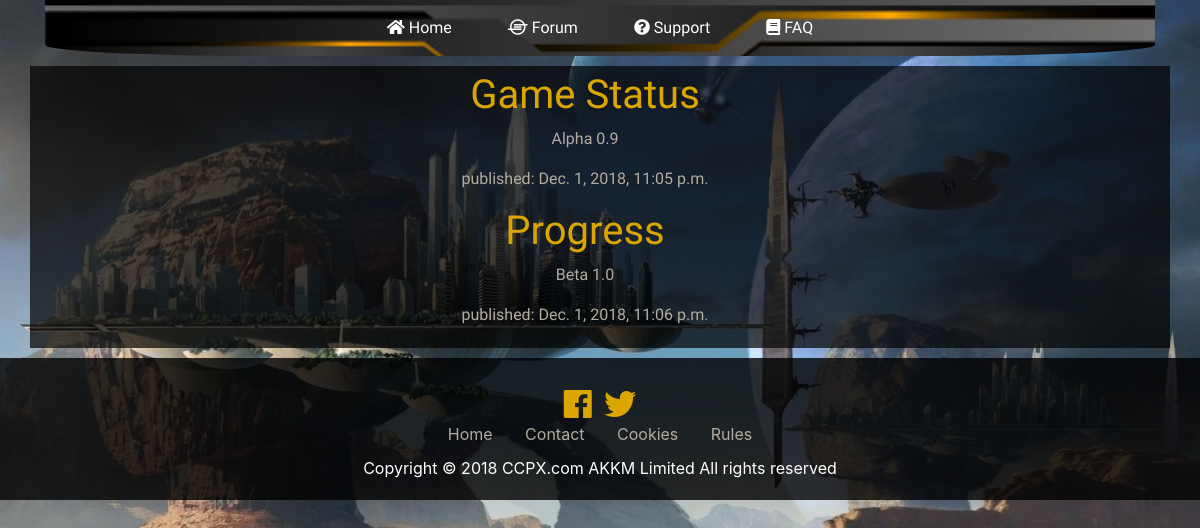
The app's page /forum/ with its own data.
### mainPage/models.py (models this page shows, shortened)
class Post(models.Model):
    author = models.ForeignKey('auth.User', on_delete=models.CASCADE)
    title = models.CharField(max_length=200)
    text = models.TextField()
    comments = models.ManyToManyField(Comment, blank=True)
    created_date = models.DateTimeField(default=timezone.now)
    published_date = models.DateTimeField(blank=True, null=True)

### mainPage/views.py (the view)
# urls.py: path('forum/', views.show_forum, name='show_forum'),
def show_forum(request):
    posts = Post.objects.filter(published_date__lte=timezone.now()).order_by('published_date')
    return render(request, 'forum.html', {'posts': posts})

### mainPage/templates/forum.html (shortened to what this page needs)
<!doctype html>
<html lang="en">
<head>
    {% load static %}
    <link rel="stylesheet" href="https://stackpath.bootstrapcdn.com/bootstrap/4.1.3/css/bootstrap.min.css">
    <link rel="stylesheet" href="{% static 'mainPage/mainPageCss.css' %}" type="text/css">
    <link rel="stylesheet" href="https://use.fontawesome.com/releases/v5.5.0/css/all.css">
</head>
<body>
    <div class="container">
        <nav class="navbar navbar-expand-md navbar-dark center">
            <div class="custom-center">
                <div class="collapse navbar-collapse" id="navbarNav">
                    <ul class="navbar-nav">
                        <li class="nav-item active">
                            <a class="nav-link " href="../"><i class="fas fa-home"></i> Home</a>
                        </li>
                        <li class="nav-item active">
                            <a class="nav-link" href="../forum/"><i class="fab fa-ioxhost"></i> Forum</a>
                        </li>
                        <li class="nav-item active">
                            <a class="nav-link" href="../support/"><i class="fas fa-question-circle"></i> Support</a>
                        </li>
                        <li class="nav-item active">
                            <a class="nav-link " href="../faq/"><i class="fas fa-book"></i> FAQ</a>
                        </li>
                    </ul>
                </div>
            </div>
        </nav>
    </div>
    <div class="container infoPanel">
        <div class="row col-lg-12 text-center">
            {% for post in posts %}
            <div class="col-lg-12">
                <h1><a href='../{{ post.id }}'>{{ post.title }}</a></h1>
                <p>{{ post.text|linebreaksbr }}</p>
                <p>published: {{ post.published_date }}</p>
            </div>
            {% endfor %}
        </div>
    </div>
    <div class=" footer">
        <footer>
            <div class="container">
                <div class="row">
                    <ul class="list-inline custom-center">
                        <li class="list-inline-item">
                            <a href="#"><i class="fab fa-facebook fa-2x"></i></a>
                        </li>
                        <li class="list-inline-item">
                            <a href="#"><i class="fab fa-twitter fa-2x"></i></a>
                        </li>
                    </ul>
                </div>
                <div class="row">
                    <ul class="menu list-inline custom-center">
                        <li class="list-inline-item">
                            <a href="#">Home</a>
                        </li>
                        <li class="list-inline-item">
                            <a href="/kontakt/kontakt">Contact</a>
                        </li>
                        <li class="list-inline-item">
                            <a href="/kontakt/cookies">Cookies</a>
                        </li>
                        <li class="list-inline-item">
                            <a href="/kontakt/zasady">Rules</a>
                        </li>
                    </ul>
                </div>
                <div class="row">
                    <p class="custom-center" style="color: white; margin-top: 10px">Copyright © 2018 CCPX.com AKKM Limited All rights reserved</p>
                </div>
            </div>
        </footer>
    </div>
</body>
</html>

### mainPage/static/mainPage/mainPageCss.css (style rules this page uses)
body { background: url('sci_fi_space_station_wallpaper.jpg') no-repeat; background-size: cover; height: 100%; }
nav { background: url('../cityMap/assets/yellowBackground3.png'); background-size: 100%; border-bottom-left-radius: 20%; border-bottom-right-radius: 20%; font-family: 'Lobster'; }
.custom-center { margin: auto; }
nav li { margin-left: 20px; margin-right: 20px; }
.infoPanel { padding: 5px; color:#b1aca1; margin-top: 10px; font-family: 'Lobster'; background: rgb(0, 0, 0, 0.7); }
a, a:hover { color: #dca600; }
footer { background: rgb(0, 0, 0, 0.8); padding-top: 30px; padding-bottom: 20px; margin-top: 10px; }
footer .menu li a { color:#b1aca1; padding: 10px; text-decoration:none; }

### records on screen
Post: title "Game Status", text "Alpha 0.9", published_date "Dec. 1, 2018, 11:05 p.m."
Post: title "Progress", text "Beta 1.0", published_date "Dec. 1, 2018, 11:06 p.m."
